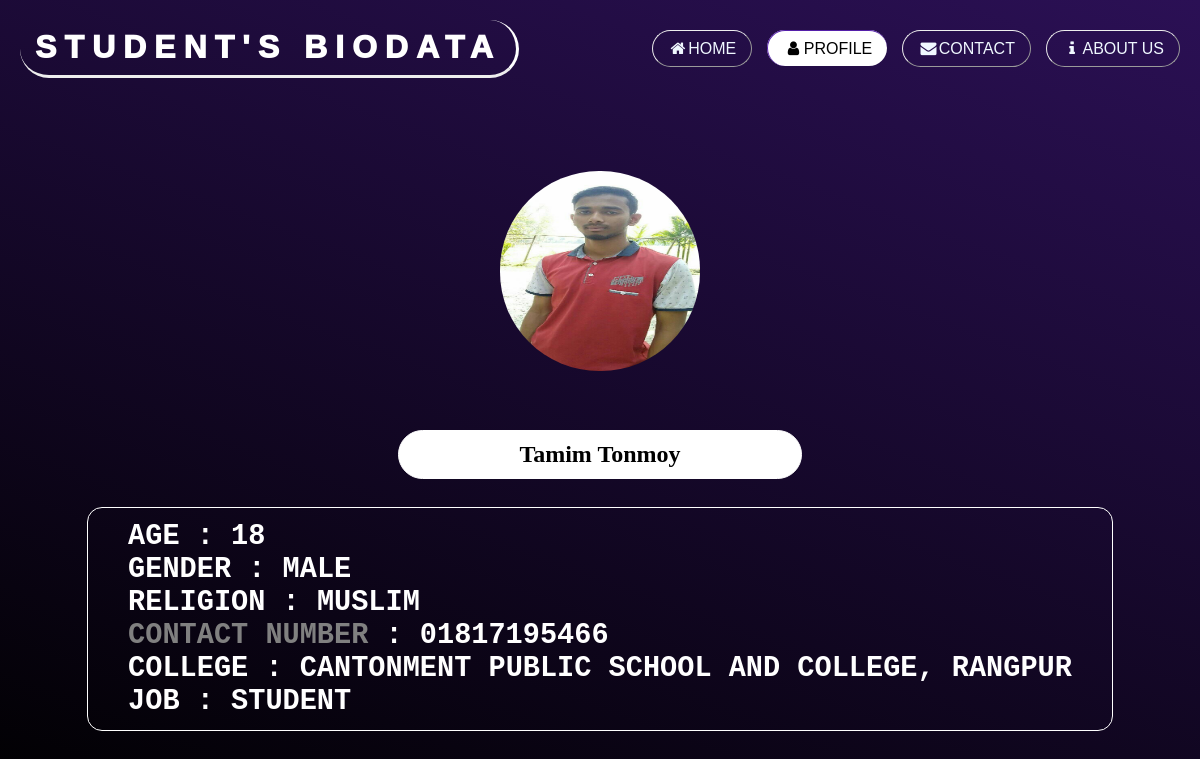
/tamim, run on the app's committed database.
### tables this page shows
CREATE TABLE "people" (
	"ID"	INTEGER,
	"FirstName"	TEXT,
	"LastName"	TEXT,
	"College"	TEXT,
	"Age"	TEXT,
	"Gender"	TEXT,
	"Religion"	TEXT,
	"Contact_Number"	TEXT,
	"FB_URL"	TEXT,
	"Job"	TEXT,
	"Image_Path"	TEXT,
	"Username"	TEXT,
	PRIMARY KEY("ID")
);

### profile.py (the view)
class Profile(Resource):
    def get(self, name):
        student = Student.find_by_username(name)
        if student:
            data = {" ".join([student[x] for x in range(1, 3)]): [student[x] for x in range(3, len(student) - 1)]}
            usernames = Student.find_all_username()
            print(data)
            print(usernames)
            return make_response(render_template("profile.html", data=data, user=usernames))
        else:
            return None

### profile.py (called while the page is built)
    @staticmethod
    def find_by_username(name):
        connection = sqlite3.connect("All Information.db")
        cursor = connection.cursor()
        query = "SELECT * FROM people WHERE Username=?"
        result = cursor.execute(query, (name,))
        row = result.fetchone()
        connection.commit()
        connection.close()
        if row:
            return row  # returning all information of a student in list
        else:
            return None

    @staticmethod
    def find_all_username():
        connection = sqlite3.connect("All Information.db")
        cursor = connection.cursor()
        users = list(cursor.execute("SELECT FirstName, LastName, Username FROM people ").fetchall())
        connection.commit()
        connection.close()
        usernames = []
        for user in users:
            usernames.append(tuple([" ".join(user[x] for x in range(2)), user[2]]))
        return usernames  # returning all usernames in list of tuples -> (FirstName + LastName, Username)

### templates/profile.html (shortened to what this page needs)
<!doctype html>
<html>
<head>
    <link rel="stylesheet" type="text/css" href="https://cdnjs.cloudflare.com/ajax/libs/font-awesome/4.7.0/css/font-awesome.min.css">
</head>
<body align="center">
    <header>
       <a href="{{url_for("home")}}" class="logo">STUDENT'S BIODATA</a>
    <ul type=circle>
        <li> <a href="{{url_for("home")}}" ><i class="fa fa-fw fa-home"></i>HOME</a></li>
        <li> <a class="active"><i class="fa fa-fw fa-user"></i>PROFILE</a>
        </li>
        <li> <a href="#"><i class="fa fa-fw fa-envelope"></i>CONTACT</a></li>
        <li> <a href="#"><i class="fa fa-fw fa-info"></i>ABOUT US</a></li>
        </ul>
        </header><br><br><br><br><br><br><br><br><br>
    {% for key, value in data.items() %}
    <div class="img"> <img src="{{value[7]}}" alt="picture" height="200px" width="200px"> </div> <br><br><br>
    <div class="info" >
        <h2> {{key}} </h2> <br><br>
        <section>
            <b> Age </b>: {{value[1]}} <br>
            <b> Gender </b>: {{value[2]}} <br>
            <b> Religion </b>: {{value[3]}} <br>
            <b><a class="link" href="tel:{{value[4]}}" > Contact Number </a></b>: {{value[4]}} <br>
            <b> College </b>: {{value[0]}} <br>
            <b> Job </b>: {{value[6]}} <br>
        </section>
    </div>
    {%endfor%}
    <footer>
        <div class="star star1"></div>
        <div class="star star2"></div>
        <div class="star star3"></div>
        <div class="star star4"></div>
        <div class="star star5"></div>
        <div class="star star6"></div>
        <div class="star star7"></div>
        <div class="star star8"></div>
    </footer>
</body>
</html>

### templates/profile.html (style rules this page uses)
body { min-height: 100vh; font-family:sans-serif; background: linear-gradient(20deg,black,#2b1055); justify-content: flex-end; align-items: flex-end; display:inherit; }
header { position: absolute; top: 0; left: 0; width: 100%; padding: 20px 0; display: flex; justify-content: space-between; align-items: center; transition: background 1s; }
header .logo { color:white; font-weight:1000; text-transform: uppercase; letter-spacing: 8px; font-size: 2em; font-family:sans-serif; text-decoration:none; padding: 9px 15px; border-radius: 50px; border-right-style:solid; border-bottom-style: inset; transition: background 1.5s; margin-left: 20px; }
header ul { display: flex; justify-content: center; align-items: center; padding-right: 20px; }
header ul li { list-style: none; align-self:flex-start; margin-left: 15px; }
header ul li a { text-decoration: none; color: aliceblue; padding: 9px 15px; border-radius: 30px; border-right-style:solid; border-bottom-style: solid; border-style: outset; border-width:thin; transition: background 1.5s; }
header ul li a:hover, header ul li a.active { background: white; color: black; border-bottom-style: none; border-right-style: none; border-color:#2b1055; }
.info h2 { text-decoration: none; display: inline-block; margin:0px 12px; padding:10px 120px; background: white; color: black; border: .5px solid white; border-radius: 100px; transition:color 1s; transition: background 1s; position:relative; font-family:cursive; font-size: 1.5em; font-weight: 900; }
.info section { width:inherit; height: inherit; font-family: monospace; text-decoration: none; text-transform: uppercase; display: inline-block; padding: 12px 40px; color: white; text-align: left; border: .5px solid white; position: relative; font-size: 2.2em; font-weight: 600; background-color:transparent; color: white; border: .5px solid white; border-radius: 15px; text-decoration: none; margin: 10px 12px; }
.info section a { text-decoration: none; }
.img img { border: .5px solid transparent; border-radius: 100px; }
footer .star { position: absolute; top: 0; left: 0; width:80%; height:81%; pointer-events: none; animation: animate 8s ease-in-out infinite, backgroundmove 16s linear infinite; justify-content: center; }
footer .star.star1 { background: url(star1.png); animation-delay: 0s; }
footer .star.star2 { background: url(star2.png); animation-delay: -1s; }
footer .star.star3 { background: url(star3.png); animation-delay: -7s; }
footer .star.star4 { background: url(star4.png); animation-delay: -3s; }
footer .star.star5 { background: url(star5.png); animation-delay: -4s; }
footer .star.star6 { background: url(star6.png); animation-delay: -5s; }
footer .star.star7 { background: url(star7.png); animation-delay: -6s; }
footer .star.star8 { background: url(star8.png); animation-delay: -2s; }
.link { color: gray; background-color: transparent; text-decoration: underline; }

### data on the page
people: Age "18", Gender "MALE", Religion "MUSLIM", Contact_Number "01817195466", College "CANTONMENT PUBLIC SCHOOL AND COLLEGE, RANGPUR", Job "STUDENT"

### other printed values
{{ key }} "Tamim Tonmoy"
